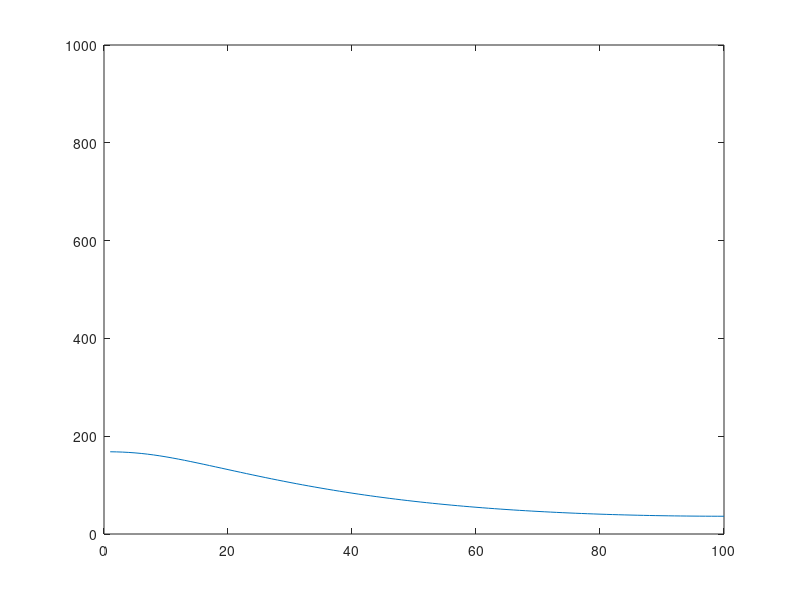

MATLAB code for this plot: (Note: this script raises an error after producing the figure.)

for matind=10
maturationtime=1400+(matind*400);
% maturationtime=3600;
mtcunits=maturationtime/25;
matalpha=1;
% Have to use 25 because our units are 5 mum and 25 s to make d const
degtime=4500;
dtcunits=degtime/25;
degalpha=1;
for diffind=6
    diffconst=0.2+(0.4*diffind);
% diffconst=1;
initconds=zeros(100,1);
for j=2:11
initconds(j)=5^2-(j-6.5)^2;
end
% for j=11:99
% initconds(j)=initconds(j)+(45^2-(j-55)^2)/9;
% end
% for j=1:100
% initconds(j)=initconds(j)-100*(j-50)^2;
% end
totpermtunit=sum(initconds);
realdisco=dct(initconds);
showgrad=figure;
odstore=zeros(400,100);
for t=1:276  %in my units i.e. 25s ,  400*25=10000 s = about 2 h 50 min
    laterdisco=realdisco'.*exp(-diffconst*t*((pi*(1:100)/100).^2));
    outdisco=idct(laterdisco);
    outdiscosave(t,:)=idct(laterdisco);
    needtomult(t)=1+((totpermtunit-sum(outdisco))/sum(outdisco));
    odstore(t,:)=outdisco*(needtomult(t));
%     figure(showgrad); clf;
    rawinverse=zeros(100,1);
    recinverse=zeros(100,1);
    for k=1:t % k is AGE
        rawinverse=rawinverse+(odstore(k,:)*(gamcdf(k,matalpha,mtcunits))*(1-gamcdf(k,degalpha,dtcunits)))';
        % probability it has already matured (CDF for mat) but not yet
        % degraded (1-CDF for deg), which are independent so P=P1*P2
        % this is for the case that you can be degraded before maturing
%         rawinverse=rawinverse+(odstore(k,:)*(1-exp(-(k)/mtcunits))*exp(-(k)/dtcunits))';
        % this is for the case that you can only be degraded once mature
    end
    ristore(t,:)=rawinverse;
%     for k=1:45   % 45 chosen for 20 min recovery
%         recinverse=recinverse+(odstore(k,:)*(gamcdf(k,matalpha,mtcunits))*(1-gamcdf(k,degalpha,dtcunits)))';
%         % this is for the case that you can be degraded before maturing
% %         recinverse=recinverse+(odstore(k,:)*(1-exp(-(k)/mtcunits))*exp(-(k)/dtcunits))';
%         % this is for the case that you can only be degraded once mature
%     end
%     recstore(t,:)=recinverse;

    plot(rawinverse);
    ylim([0 1000]);
    pause(0.01);
    if(275==t)      
        rawtomult=1+((sum(ristore(45,:))-sum(rawinverse))/sum(rawinverse));
        rawout=rawtomult*rawinverse;
        ratioplay=(ristore(45,:))./rawout';
    end
end
ratiostore(matind,diffind,:)=ratioplay;
chisqout(matind,diffind)=sum((ratioplay(2:68)-standratplay(2:68)).^2);
end
end